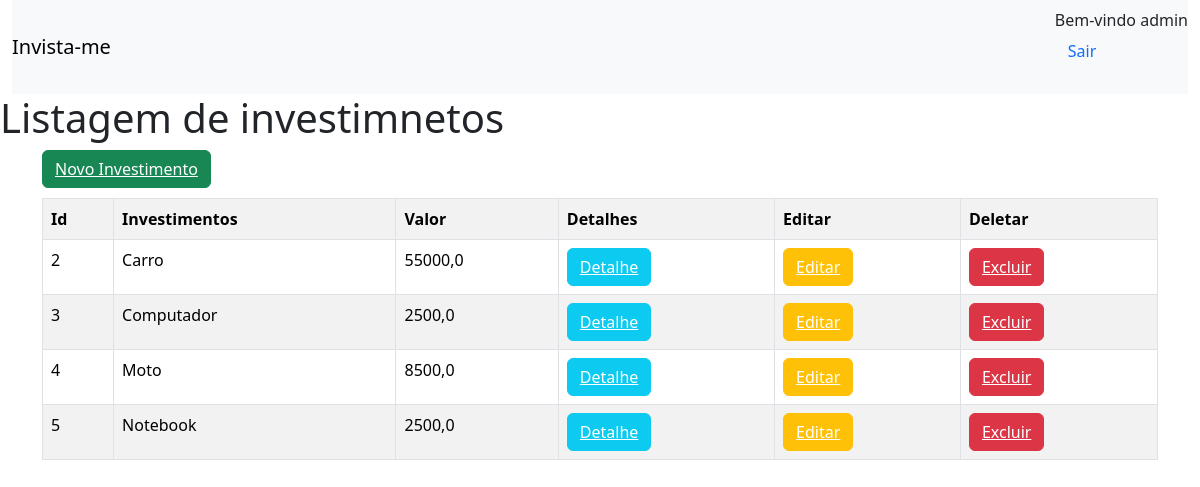
The app's page / (signed in) with its own data.
### invista_me/models.py (models this page shows)
class Investimento(models.Model):
    investimento = models.TextField(max_length=255)
    valor = models.FloatField()
    pago = models.BooleanField(default=False)
    data = models.DateField(default=datetime.now)

### invista_me/views.py (the view)
# urls.py: path('', investimentos, name='investimentos'),
def investimentos(request):
    dados = {
        'dados':Investimento.objects.all
    }
    return render(request, 'investimentos/investimentos.html',context=dados)

### invista_me/templates/investimentos/investimentos.html
{% extends "investimentos/base.html" %}
{% block conteudo %}
    <h1>Listagem de investimnetos</h1>
    <div class="container">
    <button class="btn btn-success" style="margin-bottom: 10px;" ><a style='color: white;' href="{% url 'novo_investimento' %}">Novo Investimento</a></button>
    <table class='table table-striped table-bordered'>
        <tr>
            <th>Id</th>
            <th>Investimentos</th>
            <th>Valor</th>
            <th>Detalhes</th>
            <th>Editar</th>
            <th>Deletar</th>
        </tr>
        {% for dado in dados %}
        <tr>
            <td>{{dado.id}}</td>
            <td>{{dado.investimento}}</td>
            <td>{{dado.valor}}</td>
            <td><button class= 'btn btn-info'><a style='color: white;' href="{% url 'detalhe' dado.id %}">Detalhe</a></button></td>
            <td><button class= 'btn btn-warning'><a style='color: white;' href="{% url 'editar' dado.id %}">Editar</a></button></td>
            <td><button class= 'btn btn-danger'><a style='color: white;' href="{% url 'excluir' dado.id %}">Excluir</a></button></td>
        </tr>
        {% endfor %}
    </table>
</div>
{% endblock  %}

### invista_me/templates/investimentos/base.html (shortened to what this page needs)
<!doctype html>
<html lang="en">
  <head>
    <link href="https://cdn.jsdelivr.net/npm/bootstrap@5.3.3/dist/css/bootstrap.min.css" rel="stylesheet">
  </head>
  <body>
    <div class="container-fluid">
      <nav class="navbar bg-body-tertiary">
          <a class="navbar-brand" href="{% url 'investimentos' %}">Invista-me</a>
          <ul style="list-style: none;">
            {% if user.is_authenticated %}
            <li class="nav-item">
                <strong class= "nav-item nav-link">Bem-vindo {{user.get_username}} </strong>
            </li>
            <li class="nav-item">
                <form method="POST" action="{% url 'logout' %}">
                  <button class="btn bg-light text-primary" type="submit">Sair</button>
                </form>
            </li>
        {% endif %}
          </ul>
        </div>
        {% block conteudo %}
        {% endblock  %}
  </body>
</html>

### records on screen
Investimento: id "2", investimento "Carro", valor "55000,0"
Investimento: id "3", investimento "Computador", valor "2500,0"
Investimento: id "4", investimento "Moto", valor "8500,0"
Investimento: id "5", investimento "Notebook", valor "2500,0"

### other values on screen
{{ user.get_username }} "admin"
